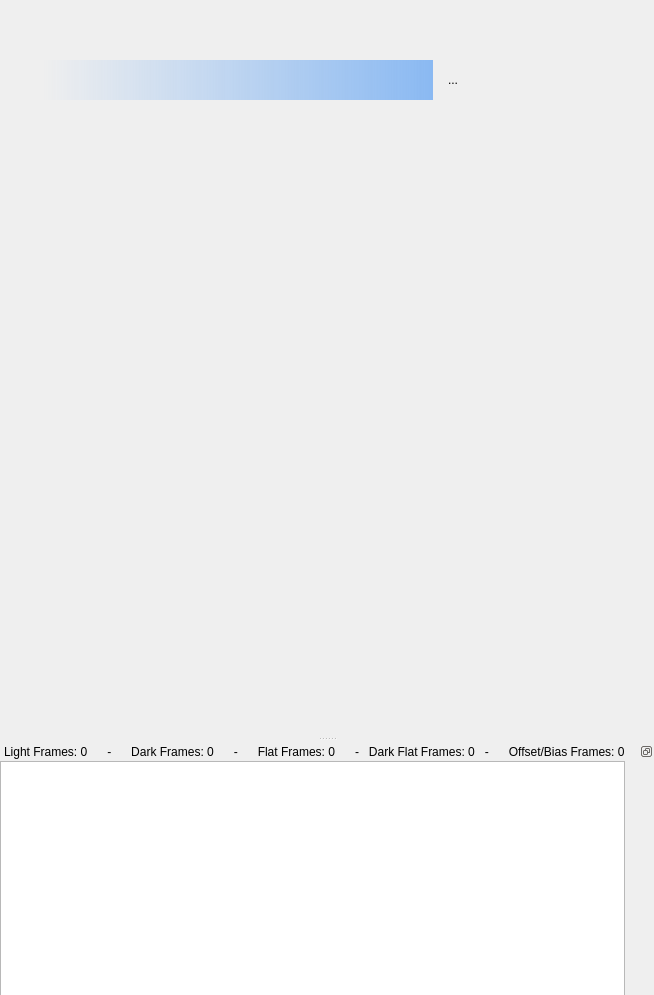
<?xml version="1.0" encoding="UTF-8"?>
<ui version="4.0">
 <class>StackingDlg</class>
 <widget class="DSS::BayWindow" name="StackingDlg">
  <property name="geometry">
   <rect>
    <x>0</x>
    <y>0</y>
    <width>654</width>
    <height>995</height>
   </rect>
  </property>
  <property name="windowTitle">
   <string>MainWindow</string>
  </property>
  <property name="dockOptions">
   <set>QMainWindow::AllowTabbedDocks|QMainWindow::AnimatedDocks|QMainWindow::ForceTabbedDocks</set>
  </property>
  <widget class="QWidget" name="centralwidget">
   <property name="sizePolicy">
    <sizepolicy hsizetype="Expanding" vsizetype="Expanding">
     <horstretch>0</horstretch>
     <verstretch>0</verstretch>
    </sizepolicy>
   </property>
   <widget class="QWidget" name="verticalLayoutWidget">
    <property name="geometry">
     <rect>
      <x>42</x>
      <y>60</y>
      <width>601</width>
      <height>353</height>
     </rect>
    </property>
    <layout class="QVBoxLayout" name="verticalLayout">
     <property name="spacing">
      <number>1</number>
     </property>
     <property name="sizeConstraint">
      <enum>QLayout::SetDefaultConstraint</enum>
     </property>
     <item>
      <layout class="QHBoxLayout" name="horizontalLayout">
       <item>
        <widget class="QLabel" name="information">
         <property name="sizePolicy">
          <sizepolicy hsizetype="Expanding" vsizetype="Preferred">
           <horstretch>0</horstretch>
           <verstretch>0</verstretch>
          </sizepolicy>
         </property>
         <property name="minimumSize">
          <size>
           <width>275</width>
           <height>40</height>
          </size>
         </property>
         <property name="styleSheet">
          <string notr="true">background: qlineargradient(spread:pad, x1:0, y1:0, x2:1, y2:0, stop:0 rgba(138, 185, 242, 0), stop:1 rgba(138, 185, 242, 255))</string>
         </property>
         <property name="text">
          <string notr="true"/>
         </property>
        </widget>
       </item>
       <item>
        <widget class="QToolButton" name="fourCorners">
         <property name="sizePolicy">
          <sizepolicy hsizetype="Preferred" vsizetype="Preferred">
           <horstretch>0</horstretch>
           <verstretch>0</verstretch>
          </sizepolicy>
         </property>
         <property name="minimumSize">
          <size>
           <width>38</width>
           <height>38</height>
          </size>
         </property>
         <property name="maximumSize">
          <size>
           <width>64</width>
           <height>64</height>
          </size>
         </property>
         <property name="styleSheet">
          <string notr="true">border: none</string>
         </property>
         <property name="text">
          <string notr="true">...</string>
         </property>
         <property name="icon">
          <iconset resource="resources.qrc">
           <normaloff>:/stacking/4corners.png</normaloff>:/stacking/4corners.png</iconset>
         </property>
         <property name="iconSize">
          <size>
           <width>38</width>
           <height>38</height>
          </size>
         </property>
        </widget>
       </item>
       <item>
        <widget class="QLinearGradientCtrl" name="gamma" native="true">
         <property name="minimumSize">
          <size>
           <width>170</width>
           <height>0</height>
          </size>
         </property>
        </widget>
       </item>
      </layout>
     </item>
     <item>
      <layout class="QHBoxLayout" name="horizontalLayout_2">
       <item>
        <widget class="DSS::ImageView" name="picture" native="true">
         <property name="sizePolicy">
          <sizepolicy hsizetype="Expanding" vsizetype="Expanding">
           <horstretch>0</horstretch>
           <verstretch>0</verstretch>
          </sizepolicy>
         </property>
         <property name="minimumSize">
          <size>
           <width>450</width>
           <height>300</height>
          </size>
         </property>
        </widget>
       </item>
      </layout>
     </item>
    </layout>
   </widget>
  </widget>
  <widget class="QDockWidget" name="dockWidget">
   <property name="sizePolicy">
    <sizepolicy hsizetype="Preferred" vsizetype="Preferred">
     <horstretch>0</horstretch>
     <verstretch>0</verstretch>
    </sizepolicy>
   </property>
   <property name="minimumSize">
    <size>
     <width>60</width>
     <height>253</height>
    </size>
   </property>
   <property name="styleSheet">
    <string notr="true"/>
   </property>
   <property name="features">
    <set>QDockWidget::DockWidgetFloatable</set>
   </property>
   <property name="allowedAreas">
    <set>Qt::BottomDockWidgetArea</set>
   </property>
   <property name="windowTitle">
    <string notr="true">Light Frames: 0      -      Dark Frames: 0      -      Flat Frames: 0      -   Dark Flat Frames: 0   -      Offset/Bias Frames: 0</string>
   </property>
   <attribute name="dockWidgetArea">
    <number>8</number>
   </attribute>
   <widget class="QWidget" name="dockWidgetContents">
    <property name="sizePolicy">
     <sizepolicy hsizetype="Expanding" vsizetype="Expanding">
      <horstretch>0</horstretch>
      <verstretch>0</verstretch>
     </sizepolicy>
    </property>
    <widget class="QWidget" name="widget" native="true">
     <property name="geometry">
      <rect>
       <x>0</x>
       <y>0</y>
       <width>625</width>
       <height>281</height>
      </rect>
     </property>
     <property name="sizePolicy">
      <sizepolicy hsizetype="Expanding" vsizetype="Expanding">
       <horstretch>0</horstretch>
       <verstretch>0</verstretch>
      </sizepolicy>
     </property>
     <property name="minimumSize">
      <size>
       <width>625</width>
       <height>0</height>
      </size>
     </property>
     <layout class="QVBoxLayout" name="verticalLayout_2">
      <property name="spacing">
       <number>0</number>
      </property>
      <item>
       <widget class="QTableView" name="tableView">
        <property name="minimumSize">
         <size>
          <width>600</width>
          <height>175</height>
         </size>
        </property>
        <property name="selectionMode">
         <enum>QAbstractItemView::ExtendedSelection</enum>
        </property>
        <property name="selectionBehavior">
         <enum>QAbstractItemView::SelectRows</enum>
        </property>
        <property name="sortingEnabled">
         <bool>true</bool>
        </property>
        <attribute name="verticalHeaderVisible">
         <bool>false</bool>
        </attribute>
       </widget>
      </item>
      <item>
       <widget class="QTabWidget" name="tabWidget">
        <property name="sizePolicy">
         <sizepolicy hsizetype="Expanding" vsizetype="Minimum">
          <horstretch>0</horstretch>
          <verstretch>0</verstretch>
         </sizepolicy>
        </property>
        <property name="minimumSize">
         <size>
          <width>0</width>
          <height>0</height>
         </size>
        </property>
        <property name="maximumSize">
         <size>
          <width>16777215</width>
          <height>25</height>
         </size>
        </property>
        <property name="tabPosition">
         <enum>QTabWidget::South</enum>
        </property>
        <property name="currentIndex">
         <number>0</number>
        </property>
        <widget class="QWidget" name="tab">
         <attribute name="title">
          <string comment="IDS_MAINGROUP">Main Group</string>
         </attribute>
        </widget>
       </widget>
      </item>
     </layout>
    </widget>
   </widget>
  </widget>
 </widget>
 <customwidgets>
  <customwidget>
   <class>DSS::BayWindow</class>
   <extends>QMainWindow</extends>
   <header>baywindow.h</header>
   <container>1</container>
  </customwidget>
  <customwidget>
   <class>QLinearGradientCtrl</class>
   <extends>QWidget</extends>
   <header location="global">QLinearGradientCtrl.h</header>
   <container>1</container>
  </customwidget>
  <customwidget>
   <class>DSS::ImageView</class>
   <extends>QWidget</extends>
   <header>imageview.h</header>
   <container>1</container>
  </customwidget>
 </customwidgets>
 <resources>
  <include location="resources.qrc"/>
 </resources>
 <connections/>
</ui>
